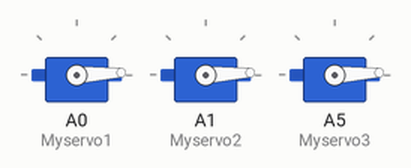
Bench run of a sketch on a simulated Arduino Uno, built with avr-gcc and run on an emulated ATmega328P. On the bench: 3 × servo.

Above: at 0.05 s.
At 0.8 s:
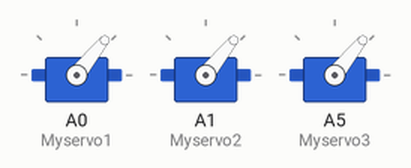
At 1.55 s:
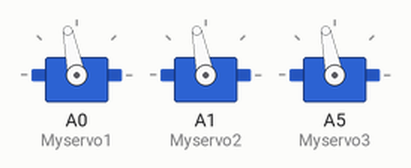
At 3.1 s:
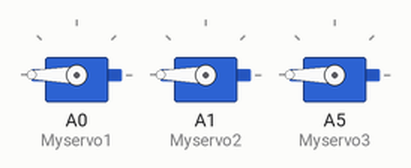
At 4.65 s:
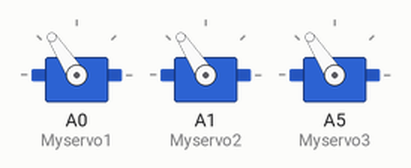
At 6.2 s:
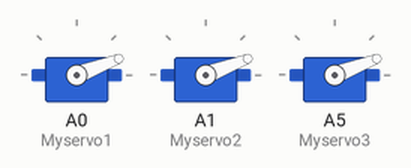
Timing chart, 0 to 9.8 s (numbered marks = the images above):
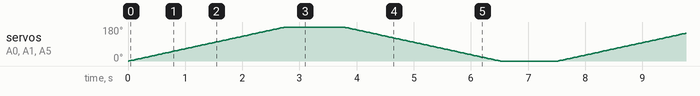

The sketch:

gravity_shield_servo_control.ino
```cpp
#include<Servo.h>
Servo Myservo1;
Servo Myservo2;
Servo Myservo3;
int pos;
void setup()
{
Myservo1.attach(A0);
Myservo2.attach(A1);
Myservo3.attach(A5);
}

void loop()
{
//  Myservo1.write(0);
//  Myservo2.write(0);
//  Myservo3.write(0);
//  delay(2000);
//  Myservo1.write(90);
//  Myservo2.write(90);
//  Myservo3.write(90);
//  delay(2000);
//  Myservo1.write(180);
//  Myservo2.write(180);
//  Myservo3.write(180);
//  delay(2000);

//  Myservo3.write(0);
//  delay(2000);
//  Myservo3.write(90);
//  delay(2000);

//  Myservo.write(0);
//  delay(2000);
//  Myservo.write(90);
//  delay(2000);
//  Myservo.write(180);
//  delay(2000);
//
  for(pos=0;pos<=180;pos++){
    //Myservo.write(pos);
    Myservo1.write(pos);
    Myservo2.write(pos);
    Myservo3.write(pos);
    delay(15);
  }
  delay(1000);

  for(pos=180;pos>=0;pos--){
    //Myservo.write(pos);
    Myservo1.write(pos);
    Myservo2.write(pos);
    Myservo3.write(pos);
    delay(15);
  }
  delay(1000);

}
```
